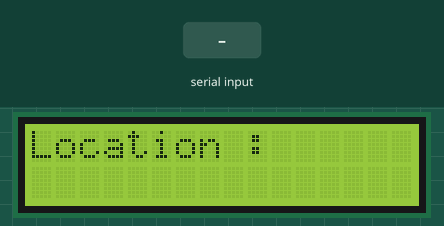
Recording of a sketch running on a simulated Arduino Uno, built with avr-gcc and run on an emulated ATmega328P. Shown: 16×2 character LCD. Inputs (shaded band) come from the test bench. What the sketch prints to the serial monitor is not drawn.

Above: at 1.2 s.
1.3 s: "1\n" received over the second serial link
At 2.1 s:
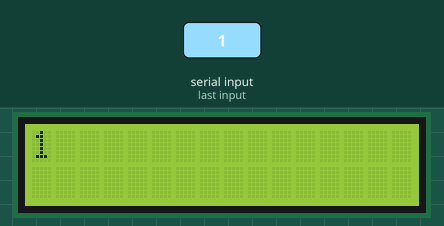
2.8 s: "0\n" received over the second serial link
At 3.3 s:
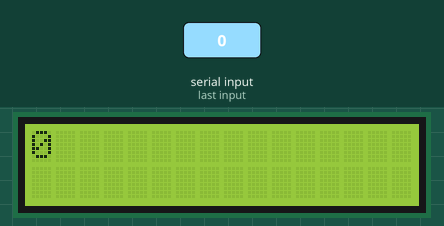
4.3 s: "2\n" received over the second serial link
At 5.6 s:
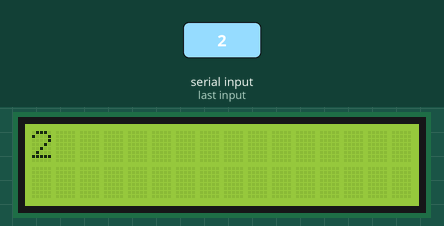
Timing chart, 0 to 7.3 s (numbered marks = the images above; inputs shaded):
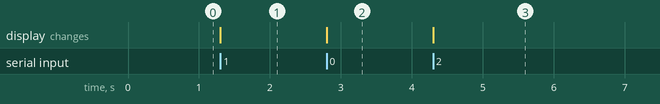

The sketch:

arduino.ino
```cpp
#include <SoftwareSerial.h>
#include <LiquidCrystal.h>

const int rs = 12, en = 11, d4 = 4, d5 = 5, d6 = 6, d7 = 7;
LiquidCrystal lcd(rs, en, d4, d5, d6, d7);
SoftwareSerial ArduinoUno(3, 2);
String readline;

void setup() {
  Serial.begin(9600);
  ArduinoUno.begin(9600);
  lcd.begin(16, 2);
  lcd.print("Location : ");
}

void loop() {

  if (ArduinoUno.available() > 0) {
    char c = ArduinoUno.read();
    if (c == '\n') {
      lcd.clear();
      lcd.print(readline);
      delay(500);
      Serial.println(readline);
      readline = "";
    } else {
      readline += c;
    }
  }
}
```

Measured:
- after the input at 1.3 s, the display: changes at once (image 1)
- after the input at 2.8 s, the display: changes at once (image 2)
- after the input at 4.3 s, the display: changes at once (image 3)
